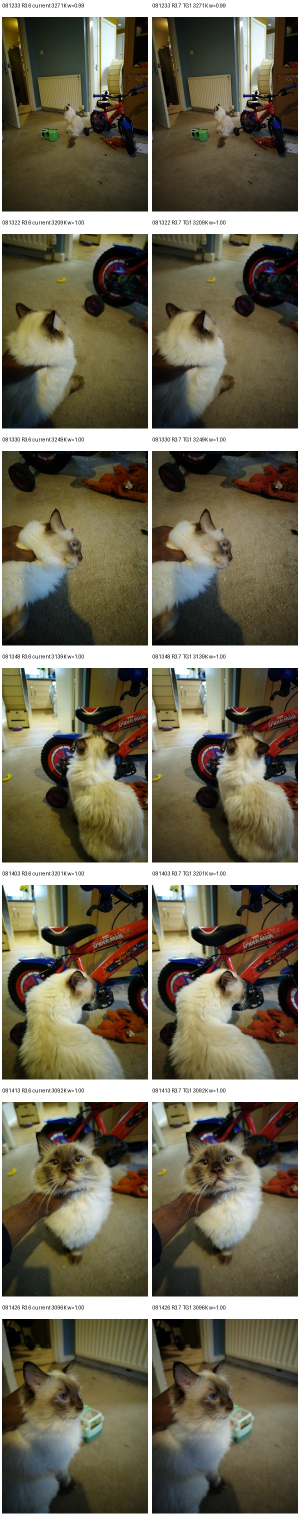
#> input picture test_evidence/R36_vs_R37_TG1_7FRAME.jpg, 600 x 3038 px (shown at 1/2 size)
$ python m9edgeplacementbestfit1a_bright_exactblind1a.py ../test_evidence/R36_vs_R37_TG1_7FRAME.jpg
#> lines starting #> are read from the running program, lines starting #| are printed output that depends on the picture
#!/usr/bin/env python3
"""Research-only exact-pixel BRIGHT RGB-pivot blind-set generator.

Generates independent A/B/C/D blind sets for Frozen/RGB035/RGB050/RGB075
from decoded frozen JPEG pixels. Review outputs are lossless PNG so the
comparison is not confounded by JPEG re-encoding differences.

No live APK/capture/renderer mutation.
"""

from __future__ import annotations

import argparse
import hashlib
import json
import secrets
import zipfile
from pathlib import Path

import numpy as np
from PIL import Image, ImageDraw, ImageOps

PIVOT = 0.85
STRENGTHS = {"FROZEN": 0.0, "RGB035": 0.35, "RGB050": 0.50, "RGB075": 0.75}
LABELS = ("A", "B", "C", "D")


def sha256_file(path: Path) -> str:
    h = hashlib.sha256()
    with path.open("rb") as f:
        for chunk in iter(lambda: f.read(1024 * 1024), b""):
            h.update(chunk)
    return h.hexdigest()


def rgb_pivot(arr_u8: np.ndarray, strength: float) -> np.ndarray:
    if strength == 0:
        return arr_u8.copy()
    rgb = arr_u8.astype(np.float32)
    y8 = (4899.0 * rgb[..., 0] + 9617.0 * rgb[..., 1] + 1868.0 * rgb[..., 2]) / 16384.0
    yn = y8 / 255.0
    weight = np.clip(1.0 - yn / PIVOT, 0.0, 1.0)
    scale = np.exp2(-float(strength) * weight)
    out = rgb * scale[..., None]
    return np.clip(np.rint(out), 0, 255).astype(np.uint8)


def luma_metrics(arr_u8: np.ndarray) -> dict:
    rgb = arr_u8.astype(np.float64)
    y = (4899.0 * rgb[..., 0] + 9617.0 * rgb[..., 1] + 1868.0 * rgb[..., 2]) / 16384.0
    q50, q90, q95, q99 = np.percentile(y, [50, 90, 95, 99])
    return {
        "meanY": float(np.mean(y)),
        "medianY": float(q50),
        "q90Y": float(q90),
        "q95Y": float(q95),
        "q99Y": float(q99),
        "darkFractionLE64": float(np.mean(y <= 64.0)),
        "brightFractionGE224": float(np.mean(y >= 224.0)),
    }


def make_contact_sheet(frame_dir: Path) -> None:
    cells = []
    for label in LABELS:
        im = Image.open(frame_dir / f"{label}.png").convert("RGB")
        thumb = ImageOps.contain(im, (760, 760), Image.Resampling.LANCZOS)
        cell = Image.new("RGB", (800, 820), "black")
        x = (800 - thumb.width) // 2
        y = (780 - thumb.height) // 2
        cell.paste(thumb, (x, y))
        ImageDraw.Draw(cell).text((18, 786), label, fill="white")
        cells.append(cell)
    sheet = Image.new("RGB", (1604, 1644), "white")
    for im, pos in zip(cells, ((0, 0), (804, 0), (0, 824), (804, 824))):
        sheet.paste(im, pos)
    sheet.save(frame_dir / "CONTACT_SHEET.png", optimize=True)


def process(source: Path, root: Path, decode: dict, manifest: dict) -> None:
    stem = source.stem.replace("(1)", "")
    frame_dir = root / stem
    frame_dir.mkdir(parents=True, exist_ok=True)
    arr = np.asarray(Image.open(source).convert("RGB"), dtype=np.uint8)

    order = list(STRENGTHS)
    secrets.SystemRandom().shuffle(order)
    mapping = dict(zip(LABELS, order))
    decode[stem] = mapping

    info = {"source": source.name, "sha256": sha256_file(source), "blindVariants": {}}
    for label in LABELS:
        treatment = mapping[label]
        out = rgb_pivot(arr, STRENGTHS[treatment])
        Image.fromarray(out, "RGB").save(frame_dir / f"{label}.png", optimize=True)
        info["blindVariants"][label] = {
            "treatmentHidden": True,
            "metrics": luma_metrics(out),
        }
    make_contact_sheet(frame_dir)
    manifest["frames"][stem] = info


def main() -> None:
    ap = argparse.ArgumentParser()
    ap.add_argument("sources", nargs="+")
    ap.add_argument("-o", "--output", default="M9_BRIGHT_PROSPECTIVE_EXACT1A")
    args = ap.parse_args()

    root = Path(args.output).resolve()
    root.mkdir(parents=True, exist_ok=True)
    decode = {}
    manifest = {
        "schema": "m9edgeplacementbestfit1a.bright.exactblind.v1",
        "mode": "research_only_no_capture_or_live_renderer_mutation",
        "pivot": PIVOT,
        "strengths": STRENGTHS,
        "luma": "BT601_Q14_(4899R+9617G+1868B)/16384",
        "frames": {},
    }

    for src in args.sources:
        process(Path(src).resolve(), root, decode, manifest)
#> in process, arr is the input picture: shape (3038, 600, 3); mean R, G, B 112.8, 106.8, 87.3
#> the loop in process, `for label in LABELS:` made 4 passes
#> q50 in luma_metrics on passes 1 to 4: 65.22, 72.29, 76.89, 88.79
#> pass 1, in rgb_pivot, `y8 = (4899.0 * rgb[..., 0] + 9617.0 * rgb[..., 1] + 1868.0 * rgb[..., ..`:
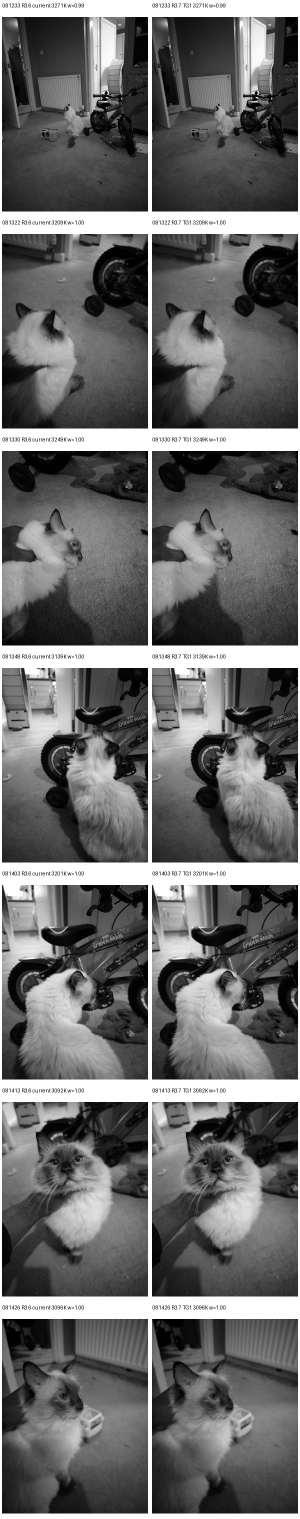
#> y8: shape (3038, 600) float32 (shown at 1/2 size); min 0, max 255, mean 106.3
#> pass 1, in rgb_pivot, `weight = np.clip(1.0 - yn / PIVOT, 0.0, 1.0)`:
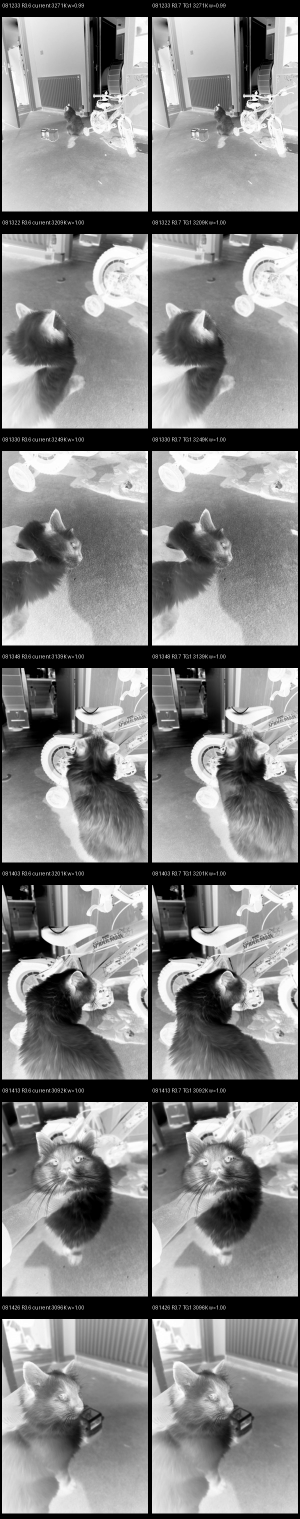
#> weight: shape (3038, 600) float32 (shown at 1/2 size); min 0, max 1, mean 0.532
#> after the loop in process, `for label in LABELS:`: info = 3 items
#> in make_contact_sheet, `im = Image.open(frame_dir / f"{label}.png").convert("RGB")`:
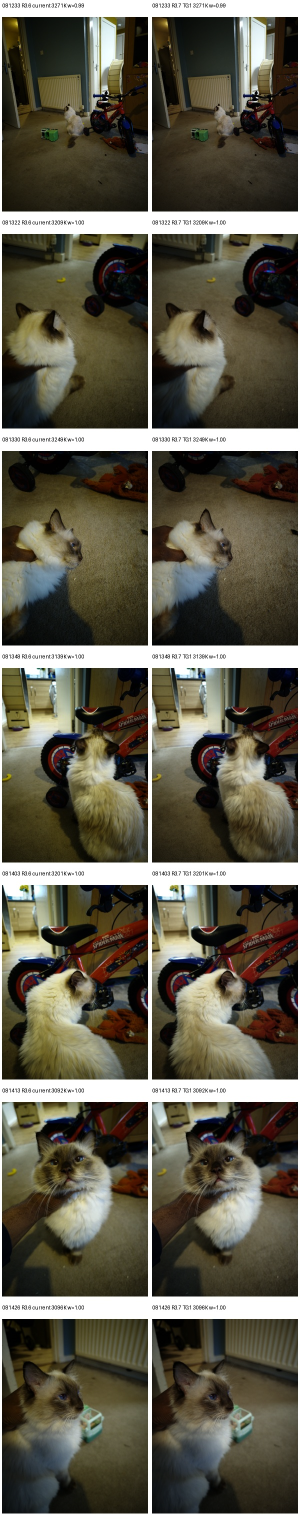
#> im: PIL image 600x3038 RGB (shown at 1/2 size); mean R, G, B 95.7, 91.4, 76.5
#> in make_contact_sheet, `thumb = ImageOps.contain(im, (760, 760), Image.Resampling.LANCZOS)`:
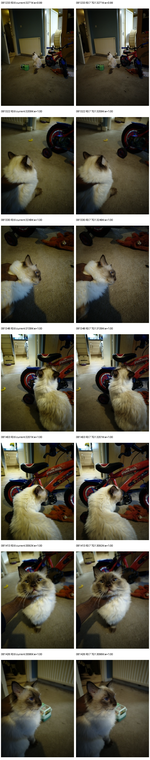
#> thumb: PIL image 150x760 RGB; mean R, G, B 95.5, 91.2, 76.3
#> in make_contact_sheet, `cell = Image.new("RGB", (800, 820), "black")`: cell: PIL image 800x820 RGB; every value is 0
#> in make_contact_sheet, `cell.paste(thumb, (x, y))`:
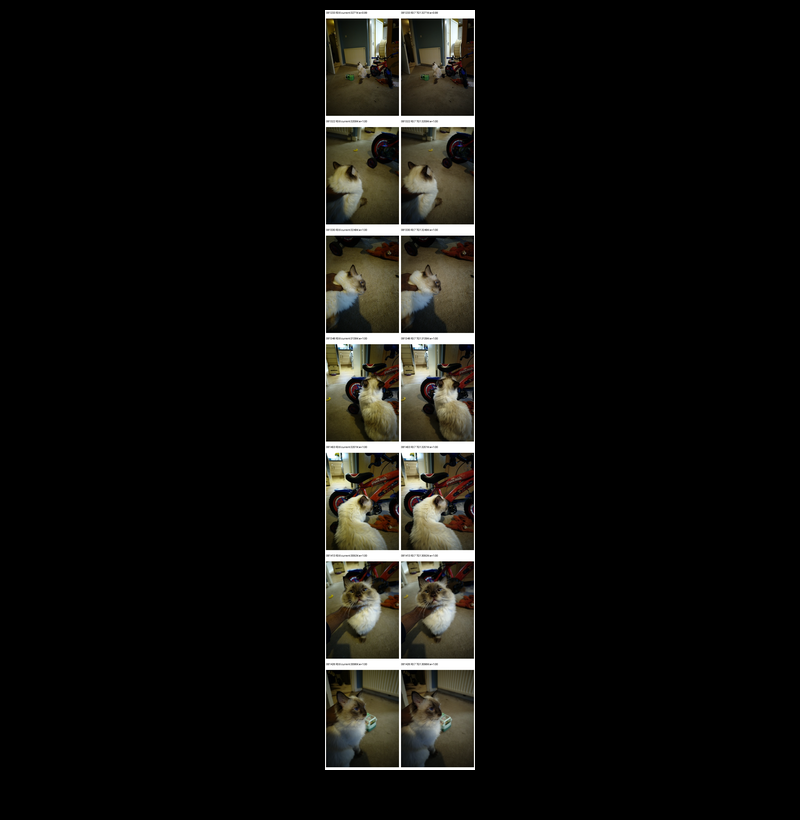
#> cell: PIL image 800x820 RGB; mean R, G, B 16.6, 15.9, 13.3
#> in make_contact_sheet, `sheet = Image.new("RGB", (1604, 1644), "white")`: sheet: PIL image 1604x1644 RGB; every value is 255
#> after the loop in make_contact_sheet, `for im, pos in zip(cells, ((0, 0), (804, 0), (0, 824), (804, 824))):`:
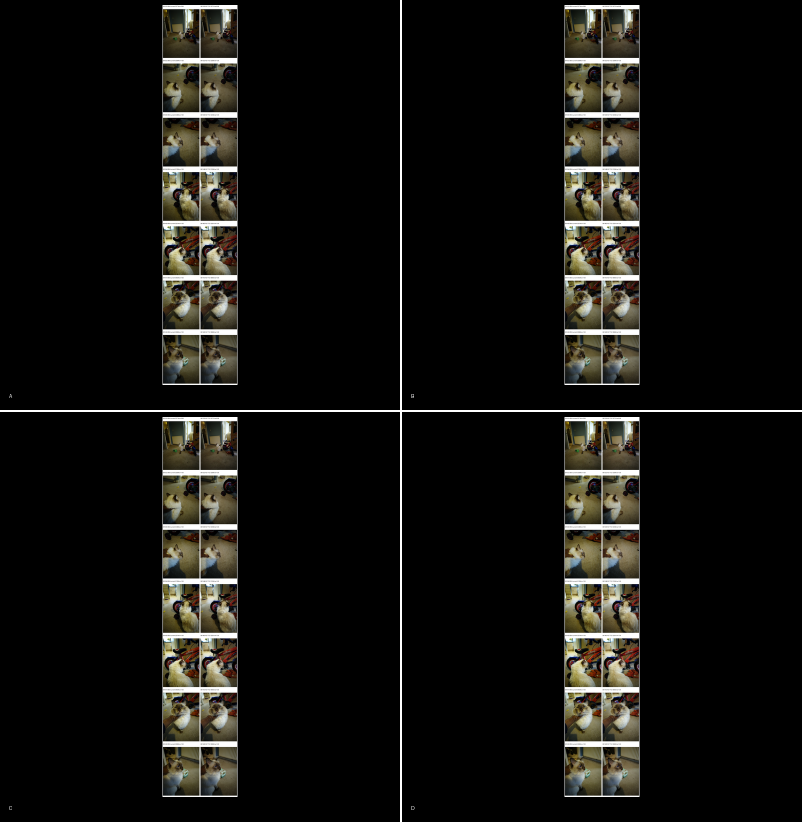
#> sheet: PIL image 1604x1644 RGB (shown at 1/2 size); mean R, G, B 19.1, 18.2, 15.3

    (root / "DECODE_KEY.json").write_text(json.dumps(decode, indent=2), encoding="utf-8")
    (root / "MANIFEST.json").write_text(json.dumps(manifest, indent=2), encoding="utf-8")

    zip_path = root.parent / f"{root.name}_BLIND.zip"
    with zipfile.ZipFile(zip_path, "w", zipfile.ZIP_DEFLATED) as z:
        for path in sorted(root.rglob("*")):
            if path.is_file() and path.name != "DECODE_KEY.json":
                z.write(path, path.relative_to(root.parent))
    print(zip_path)


if __name__ == "__main__":
    main()
